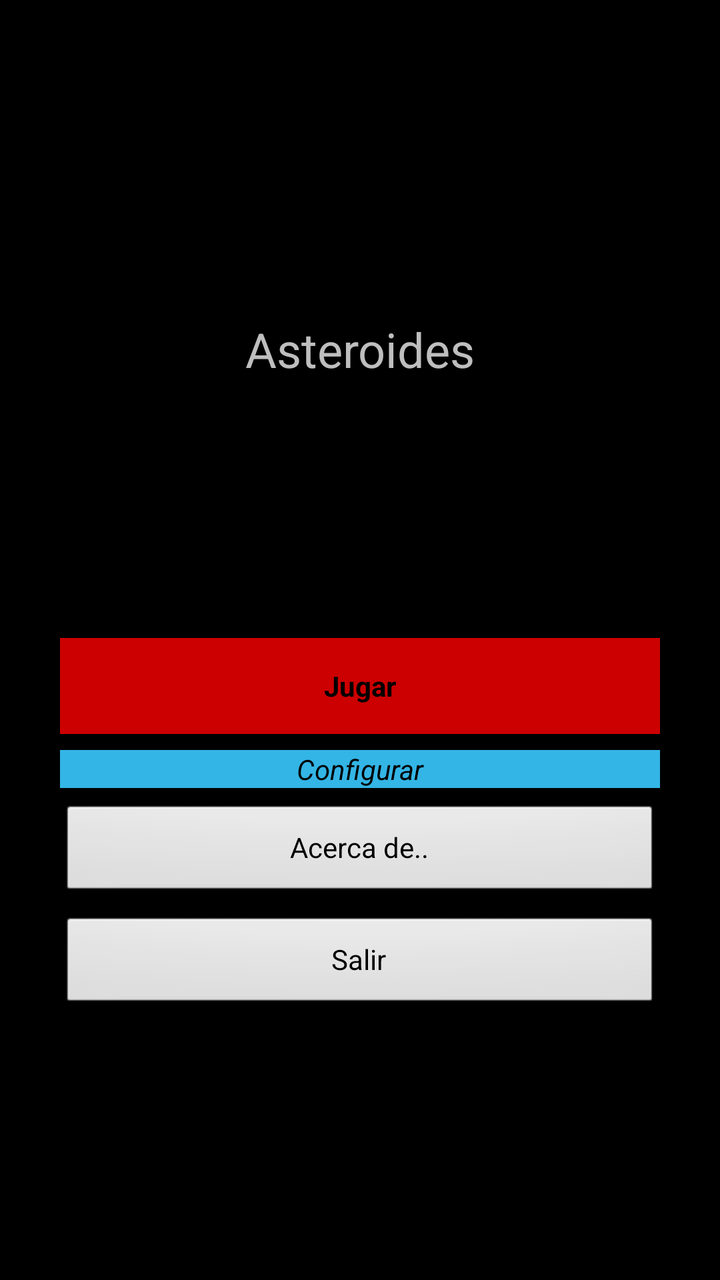
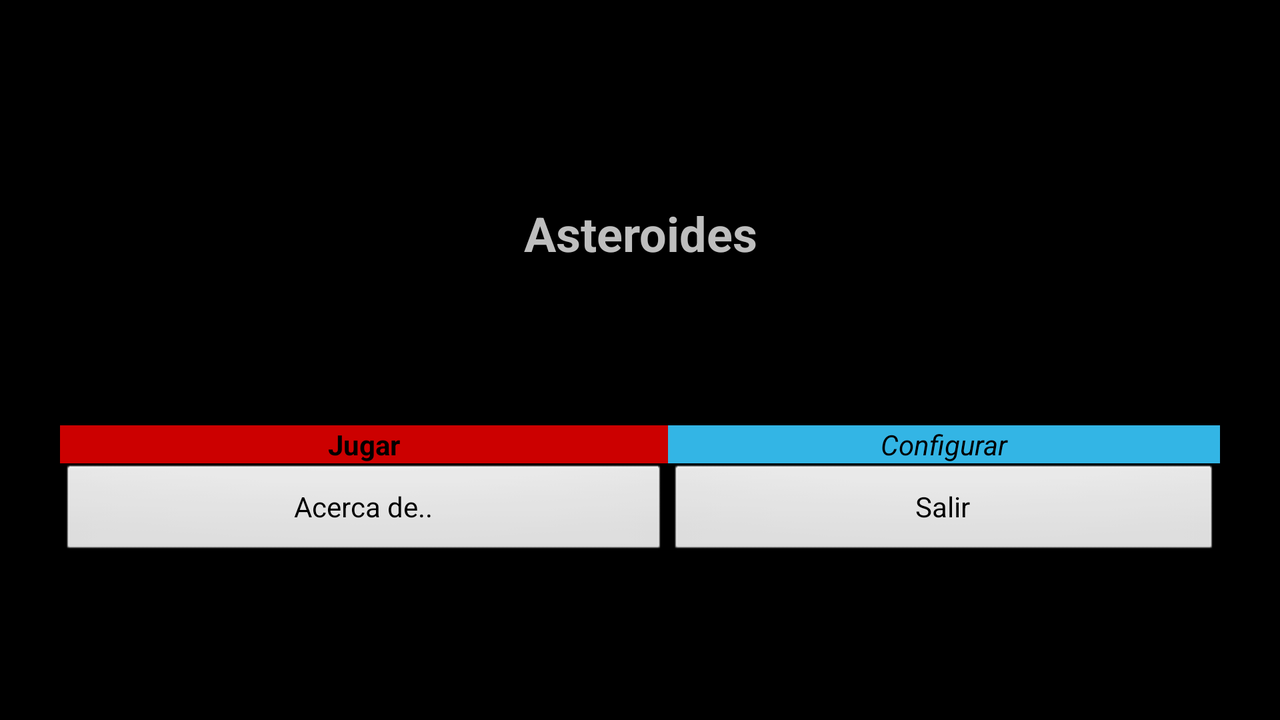

One screen, two layout resources from the same app: the default and the repository's alternative for another configuration. Each is rendered where Android would select it; the XML of both is given below.
<!-- AndroidManifest.xml: activity theme android:Theme.NoTitleBar -->
<!-- res/layout/activity_main.xml -->
<?xml version="1.0" encoding="utf-8"?>
<android.support.constraint.ConstraintLayout
    xmlns:android="http://schemas.android.com/apk/res/android"
    xmlns:app="http://schemas.android.com/apk/res-auto"
    xmlns:tools="http://schemas.android.com/tools"
    android:layout_width="match_parent"
    android:layout_height="match_parent"
    android:layout_gravity="center"
    android:padding="@dimen/margen_botonesdefault">

    <TextView

        android:id="@+id/textView"
        android:layout_width="wrap_content"
        android:layout_height="wrap_content"

        android:text="@string/app_name"
        android:textSize="24sp"

        android:layout_marginTop="8dp"
        app:layout_constraintTop_toTopOf="parent"
        android:layout_marginBottom="8dp"
        app:layout_constraintBottom_toTopOf="@+id/button5"
        app:layout_constraintEnd_toEndOf="parent"
        android:layout_marginEnd="8dp"
        app:layout_constraintStart_toStartOf="parent"
        android:layout_marginStart="8dp" />

    <Button
        style="@style/EstiloBoton"
        android:id="@+id/button5"
        android:layout_width="match_parent"
        android:layout_height="48dp"
        android:layout_marginBottom="8dp"
        android:text="@string/app_botonJugar"
        android:textStyle="bold"
        app:layout_constraintBottom_toTopOf="@+id/button6"
        tools:layout_editor_absoluteX="32dp" />

    <Button
        style="@style/EstiloBotonalternativo"
        android:id="@+id/button6"
        android:layout_width="match_parent"
        android:layout_height="wrap_content"
        android:layout_marginBottom="8dp"
        android:text="@string/app_botonConfigurar"
        app:layout_constraintBottom_toTopOf="@+id/button7"
        tools:layout_editor_absoluteX="32dp" />

    <Button
        android:id="@+id/button7"
        android:layout_width="match_parent"
        android:layout_height="wrap_content"
        android:layout_marginBottom="8dp"
        android:text="@string/app_botonAcerca"
        app:layout_constraintBottom_toTopOf="@+id/button8"
        tools:layout_editor_absoluteX="32dp" />

    <Button
        android:id="@+id/button8"
        android:layout_width="match_parent"
        android:layout_height="wrap_content"
        android:layout_marginBottom="104dp"
        android:text="@string/app_botonsalir"
        app:layout_constraintBottom_toBottomOf="parent"
        />

</android.support.constraint.ConstraintLayout>
<!-- resources referenced by this layout -->
<resources>
  <dimen name="margen_botonesdefault">30dp</dimen>
  <string name="app_botonAcerca">Acerca de..</string>
  <string name="app_botonConfigurar">Configurar</string>
  <string name="app_botonJugar">Jugar</string>
  <string name="app_botonsalir">Salir</string>
  <string name="app_name">Asteroides</string>
  <style name="EstiloBoton">
  
          <item name="android:background">@android:color/holo_red_dark</item>
          <item name="android:textStyle">bold</item>
  
  
      </style>
  <style name="EstiloBotonalternativo">
          <item name="android:background">@android:color/holo_blue_light</item>
          <item name="android:textStyle">italic</item>
  
      </style>
</resources>
<!-- res/layout-land/activity_main.xml (the repository's variant of the layout above) -->
<!-- drawn on the phone turned sideways -->
<?xml version="1.0" encoding="utf-8"?>
<LinearLayout xmlns:android="http://schemas.android.com/apk/res/android"
    xmlns:tools="http://schemas.android.com/tools"
    android:orientation="vertical" android:layout_width="match_parent"
    android:layout_height="match_parent">

    <TextView
        android:id="@+id/textView6"
        android:layout_width="match_parent"
        android:layout_height="wrap_content"
        android:layout_weight="1"
        android:gravity="bottom"

        android:text="@string/app_name"
        android:textAlignment="center"
        android:textSize="24sp"
        android:textStyle="bold" />

    <TableLayout
        android:layout_weight="1"
        android:layout_width="match_parent"
        android:layout_height="wrap_content"
        android:gravity="center_vertical"
        android:orientation="vertical"
        android:padding="@dimen/margen_botonesdefault">

        <TableRow
            android:layout_width="match_parent"
            android:layout_height="match_parent">

            <Button
                android:id="@+id/button10"

                style="@style/EstiloBoton"

                android:layout_width="match_parent"
                android:layout_height="wrap_content"
                android:layout_weight="1"
                android:text="@string/app_botonJugar" />

            <Button
                style="@style/EstiloBotonalternativo"
                android:id="@+id/button9"
                android:layout_width="match_parent"
                android:layout_height="wrap_content"
                android:layout_weight="1"
                android:text="@string/app_botonConfigurar" />

        </TableRow>

        <TableRow
            android:layout_width="match_parent"
            android:layout_height="match_parent">

            <Button
                android:id="@+id/button11"
                android:layout_width="match_parent"
                android:layout_height="wrap_content"
                android:layout_weight="1"
                android:text="@string/app_botonAcerca" />

            <Button
                android:id="@+id/button12"
                android:layout_width="match_parent"
                android:layout_height="wrap_content"
                android:layout_weight="1"
                android:text="@string/app_botonsalir" />

        </TableRow>

    </TableLayout>
</LinearLayout>
